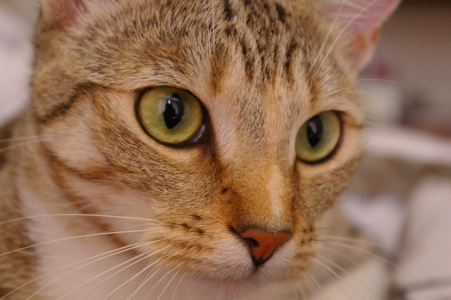
#> input picture skimage.data.chelsea(), 451 x 300 px
$ jupyter execute main.ipynb
#> lines starting #> are read from the running program, lines starting #| are printed output that depends on the picture
[cell 1]
#-----------------------------------------------------------------------------------------
# Name:        Day 77 - 100 Days of Code
# Title:       Advanced - Computation with NumPy and N-Dimensional Arrays
#
# Author:      Erick Rico
# Created:     09/08/2025
#-----------------------------------------------------------------------------------------

# Introduction

In this notebook we'll learn how to use NumPy to work with numerical data.

# Import Statements

[cell 2]
import numpy as np

import matplotlib.pyplot as plt
# from scipy import misc -> deprecated
from PIL import Image # for reading image files
# o from imageio import imread

from skimage import data # contains an image of a racoon!

# Understanding NumPy's ndarray

NumPy's most amazing feature is the **powerful** ndarray.

#### 1-Dimensional Arrays (Vectors)

[cell 3]
# Create new ndarray from scratch
my_array = np.array([1.1, 9.2, 8.1, 4.7])

[cell 4]
# Show rows and columns
my_array.shape

[cell 5]
# Accessig elements by index
my_array[2]

[cell 6]
# Show dimensions of an array
my_array.ndim

#### 2-Dimensional Arrays (Matrices)

[cell 7]
array_2d = np.array([[1, 2, 3, 9],
                     [5, 6, 7, 8]])

[cell 8]
print(f"array_2d has {array_2d.ndim} dimensions")
print(f"Its shape is {array_2d.shape}")
print(f"It has {array_2d.shape[0]} rows and {array_2d.shape[1]} columns")
print(array_2d)

[cell 9]
# Access 3rd value in 2nd row
array_2d[1,2]

[cell 10]
# Entire 1st row
array_2d[0, :]

#### N-Dimensional Arrays (Tensors)

**Challenge**:
* How many dimensions does the array below have?
* What is its shape (i.e., how many elements are along each axis)?
* Try to access the value `18` in the last line of code.
* Try to retrieve a 1 dimensional vector with the values `[97, 0, 27, 18]`
* Try to retrieve a (3,2) matrix with the values `[[ 0,  4], [ 7,  5], [ 5, 97]]`

*Hint*: You can use the `:` operator just as with Python Lists.

[cell 11]
mystery_array = np.array([[[0, 1, 2, 3],
                           [4, 5, 6, 7]],

                         [[7, 86, 6, 98],
                          [5, 1, 0, 4]],

                          [[5, 36, 32, 48],
                           [97, 0, 27, 18]]])

# Note all the square brackets!

[cell 12]
mystery_array.ndim

[cell 13]
mystery_array.shape

[cell 14]
mystery_array[2, 1, 3]

[cell 15]
mystery_array[2, 1, :]

[cell 16]
mystery_array[:, :, 0]

# NumPy Mini-Challenges

#### **Challenge 1**: Use [`.arange()`](https://numpy.org/devdocs/reference/generated/numpy.arange.html)to createa a vector `a` with values ranging from 10 to 29. You should get this:

`print(a)`

`[10 11 12 13 14 15 16 17 18 19 20 21 22 23 24 25 26 27 28 29]`

[cell 17]
a = np.arange(10,30)
a

#### **Challenge 2**: Use Python slicing techniques on `a` to:
* Create an array containing only the last 3 values of `a`
* Create a subset with only the 4th, 5th, and 6th values
* Create a subset of `a` containing all the values except for the first 12 (i.e., `[22, 23, 24, 25, 26, 27, 28, 29]`)
* Create a subset that only contains the even numbers (i.e, every second number)

[cell 18]
a[-3:]

[cell 19]
a[3:6]

[cell 20]
a[12:]

[cell 21]
a[a % 2 == 0]

[cell 22]
a[::2]

#### **Challenge 3**:Reverse the order of the values in `a`, so that the first element comes last:

`[29, 28, 27, 26, 25, 24, 23, 22, 21, 20, 19, 18, 17, 16, 15, 14, 13,
       12, 11, 10]`

If you need a hint, you can check out this part of the [NumPy beginner's guide](
https://numpy.org/devdocs/user/absolute_beginners.html#how-to-reverse-an-array)

[cell 23]
np.flip(a)

[cell 24]
a[::-1]

#### **Challenge 4**: Print out all the indices of the non-zero elements in this array: [6,0,9,0,0,5,0]

[cell 25]
b = np.array([6,0,9,0,0,5,0])
b

[cell 26]
np.nonzero(b)

#### **Challenge 5**: Use NumPy to generate a 3x3x3 array with random numbers

Hint: Use the [`.random()` function](https://numpy.org/doc/stable/reference/random/index.html?highlight=random#module-numpy.random)

[cell 27]
np.random.rand(3,3,3)

[cell 28]
from numpy.random import random

z = random((3,3,3))
z

[cell 29]
z.shape

#### **Challenge 6**: Use [`.linspace()`](https://numpy.org/doc/stable/reference/generated/numpy.linspace.html) to create a vector `x` of size 9 with values spaced out evenly between 0 to 100 (both included).

[cell 30]
x = np.linspace(0, 100, num=9)

[cell 31]
x.shape

#### **Challenge 7**: Use [`.linspace()`](https://numpy.org/doc/stable/reference/generated/numpy.linspace.html) to create another vector `y` of size 9 with values between -3 to 3 (both included). Then plot `x` and `y` on a line chart using Matplotlib.

[cell 32]
y = np.linspace(-3,3, num=9)

[cell 33]
import matplotlib.pyplot as plt

plt.figure(figsize=(10,3))
plt.plot(x, y)
plt.show()
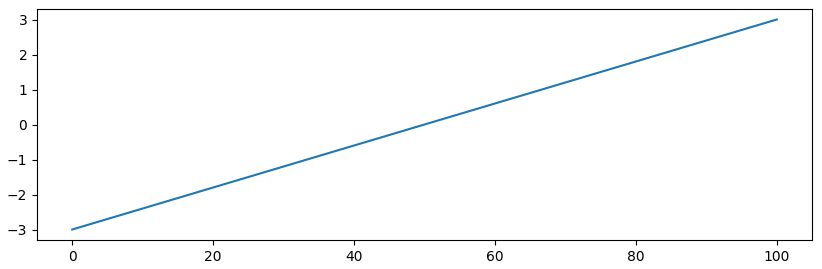
#> figure drawn by matplotlib, 1 panel

#### **Challenge 8**: Use NumPy to generate an array called `noise` with shape 128x128x3 that has random values. Then use Matplotlib's [`.imshow()`](https://matplotlib.org/3.1.1/api/_as_gen/matplotlib.pyplot.imshow.html) to display the array as an image.

[cell 34]
noise = np.random.rand(128,128,3) # RGB
noise

[cell 35]
# Generaion of a 128x128 px image of a random noise

plt.figure(figsize=(3,3))
plt.imshow(noise)
plt.show()

# Linear Algebra with Vectors

[cell 36]
v1 = np.array([4, 5, 2, 7])
v2 = np.array([2, 1, 3, 3])

[cell 37]
# Python Lists vs ndarrays
list1 = [4, 5, 2, 7]
list2 = [2, 1, 3, 3]

[cell 38]
v1 + v2

[cell 39]
list1 + list2

[cell 40]
v1 * v2

[cell 41]
# list1 * list2 -> Error!

# Broadcasting and Scalars

[cell 42]
array_2d

[cell 43]
array_2d + 10

[cell 44]
array_2d * 5

# Matrix Multiplication with @ and .matmul()

[cell 45]
a1 = np.array([[1, 3],
               [0, 1],
               [6, 2],
               [9, 7]])

b1 = np.array([[4, 1, 3],
               [5, 8, 5]])

print(f'{a1.shape}: a has {a1.shape[0]} rows and {a1.shape[1]} columns.')
print(f'{b1.shape}: b has {b1.shape[0]} rows and {b1.shape[1]} columns.')
print('Dimensions of result: (4x2)*(2x3)=(4x3)')

**Challenge**: Let's multiply `a1` with `b1`. Looking at the wikipedia example above, work out the values for c12 and c33 on paper. Then use the [`.matmul()`](https://numpy.org/doc/stable/reference/generated/numpy.matmul.html) function or the `@` operator to check your work.

[cell 46]
np.matmul(a1, b1)

[cell 47]
a1 @ b1

# Manipulating Images as ndarrays

[cell 48]
# Pruebas

img = data.chelsea()  # Imagen de ejemplo (el "astronauta" es la más famosa)
#> img is the input picture: shape (300, 451, 3); mean R, G, B 147.7, 111.4, 86.8
plt.imshow(img)
plt.axis('off')  # Opcional: oculta los ejes
plt.show()

[cell 49]
img = data.astronaut()
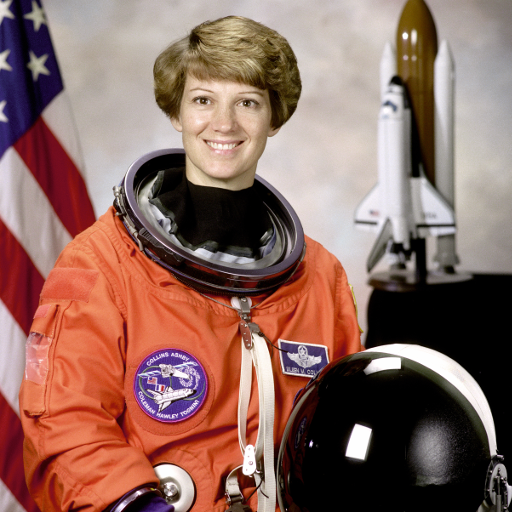
#> input picture skimage.data.astronaut(), 512 x 512 px
#> img is the input picture: shape (512, 512, 3); mean R, G, B 141.6, 105.8, 96.5
plt.imshow(img)
plt.show()

**Challenge**: What is the data type of `img`? Also, what is the shape of `img` and how many dimensions does it have? What is the resolution of the image?

[cell 50]
type(img)

[cell 51]
img.shape
#> Out = (512, 512, 3)

[cell 52]
img.ndim
#> Out = 3

**Challenge**: Convert the image to black and white. The values in our `img` range from 0 to 255.
* Divide all the values by 255 to convert them to sRGB, where all the values are between 0 and 1.
* Next, multiply the sRGB array by the `grey_vals` to convert the image to grey scale.
* Finally use Matplotlib's [`.imshow()`](https://matplotlib.org/3.1.1/api/_as_gen/matplotlib.pyplot.imshow.html) together with the colormap parameter set to gray `cmap=gray` to look at the results.

[cell 53]
grey_vals = np.array([0.2126, 0.7152, 0.0722])

[cell 54]
sRGB_Array = img / 255

[cell 55]
img_gray = sRGB_Array @ grey_vals
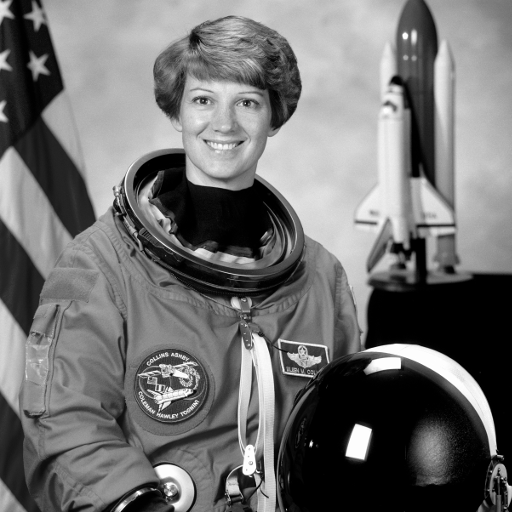
#> img_gray: shape (512, 512) float64; min 0, max 1, mean 0.442

[cell 56]
plt.imshow(img_gray, cmap="gray")

**Challenge**: Can you manipulate the images by doing some operations on the underlying ndarrays? See if you can change the values in the ndarray so that:

1) You flip the grayscale image upside down

2) Rotate the colour image

3) Invert (i.e., solarize) the colour image. To do this you need to converting all the pixels to their "opposite" value, so black (0) becomes white (255).

#### Challenge Solutions

[cell 57]
plt.imshow(np.flip(img_gray), cmap="gray")
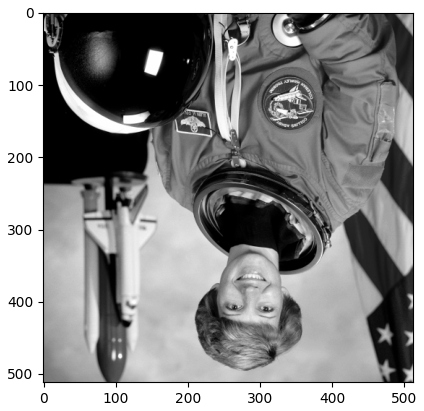
#> figure drawn by matplotlib, 1 panel

[cell 58]
plt.imshow(np.transpose(img_gray), cmap="gray")
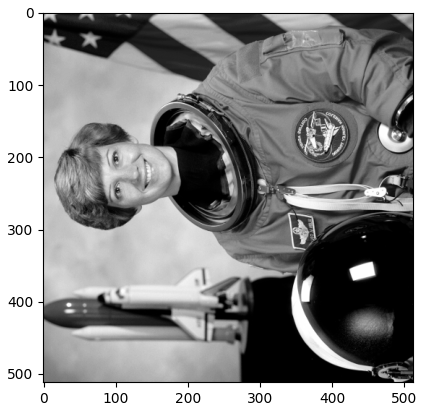
#> figure drawn by matplotlib, 1 panel

[cell 59]
plt.imshow(np.transpose(img, (1, 0, 2)))
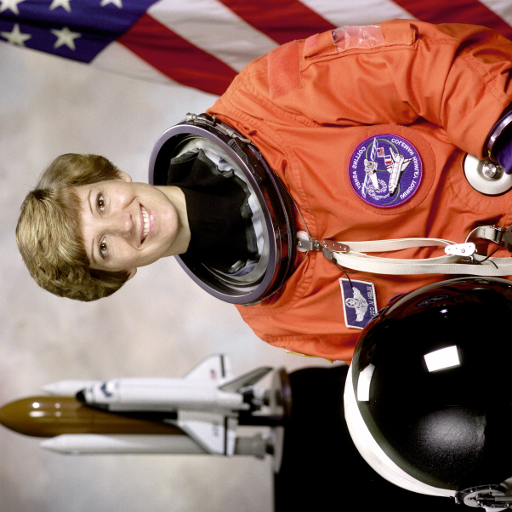
#> shown: shape (512, 512, 3); mean R, G, B 141.6, 105.8, 96.5

[cell 60]
plt.imshow(np.rot90(img))
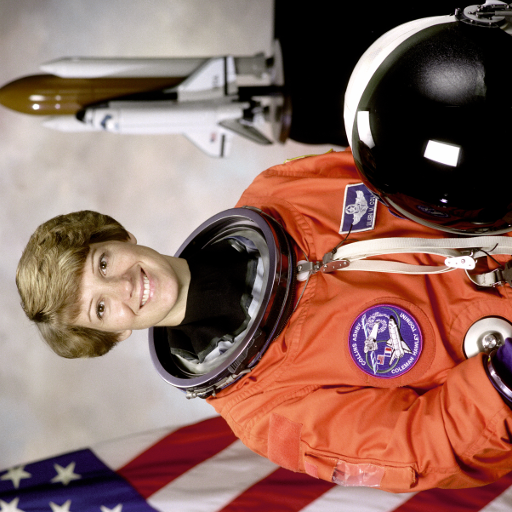
#> shown: shape (512, 512, 3); mean R, G, B 141.6, 105.8, 96.5

[cell 61]
solar_img = 255 - img
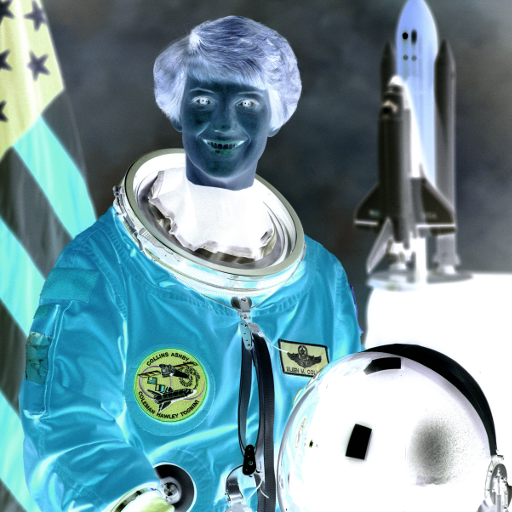
#> solar_img: shape (512, 512, 3); mean R, G, B 113.4, 149.2, 158.5
plt.imshow(solar_img)

# Use your Own Image!

[cell 62]
file_name = 'yummy_macarons.jpg'

#### Use PIL to open

[cell 63]
my_img = Image.open(file_name)
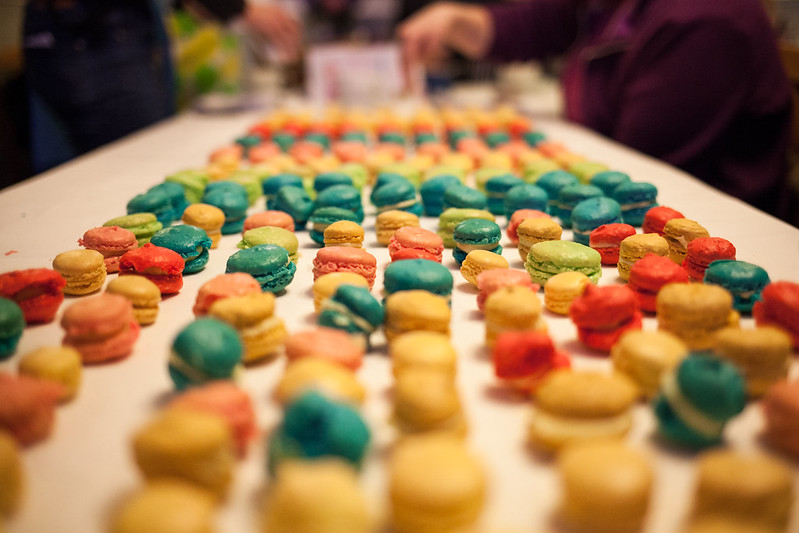
#> input picture Day77/yummy_macarons.jpg, 799 x 533 px
#> my_img is the input picture: PIL image 799x533 RGB; mean R, G, B 156.7, 118.6, 78.2

img_array = np.array(my_img)

[cell 64]
img_array.ndim
#> Out = 3

[cell 65]
img_array.shape
#> Out = (533, 799, 3)

[cell 66]
plt.imshow(img_array)

[cell 67]
plt.imshow(255-img_array)
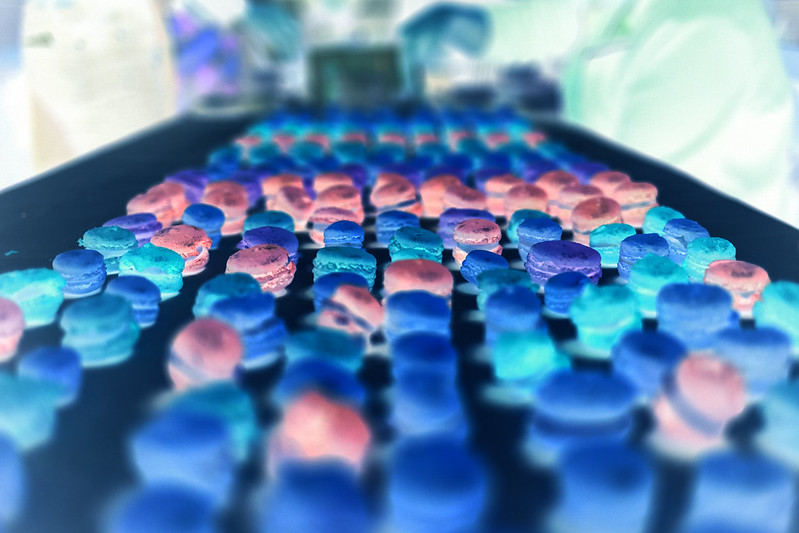
#> shown: shape (533, 799, 3); mean R, G, B 98.3, 136.4, 176.8
